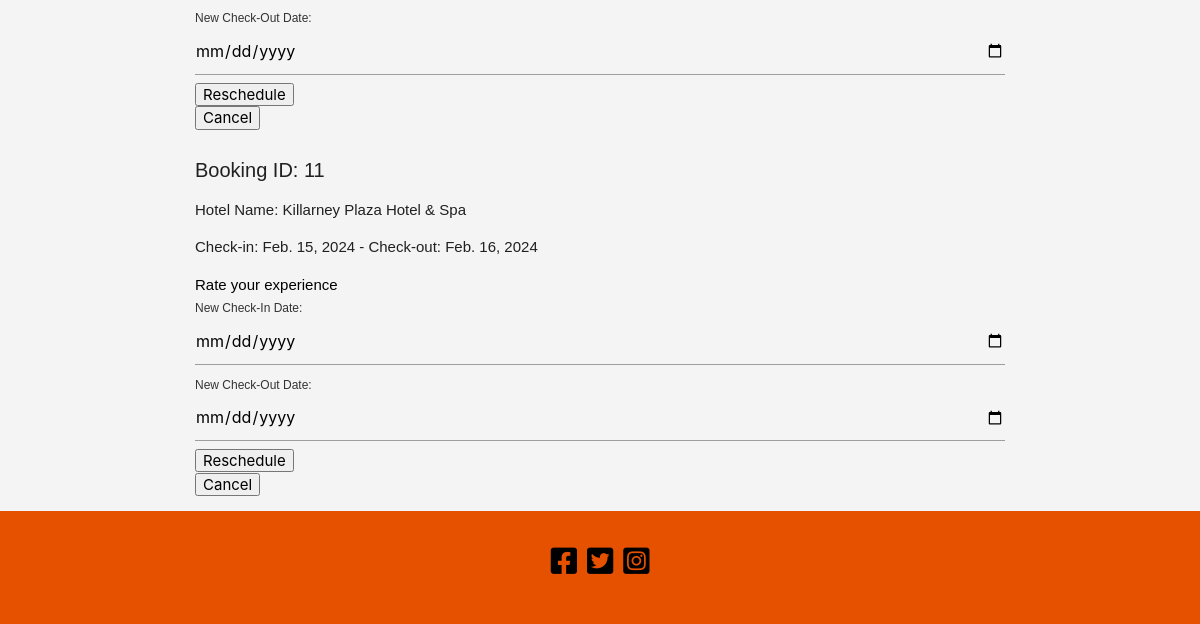
Before: /client/dashboard/ (signed in, lower part) with the older database file.
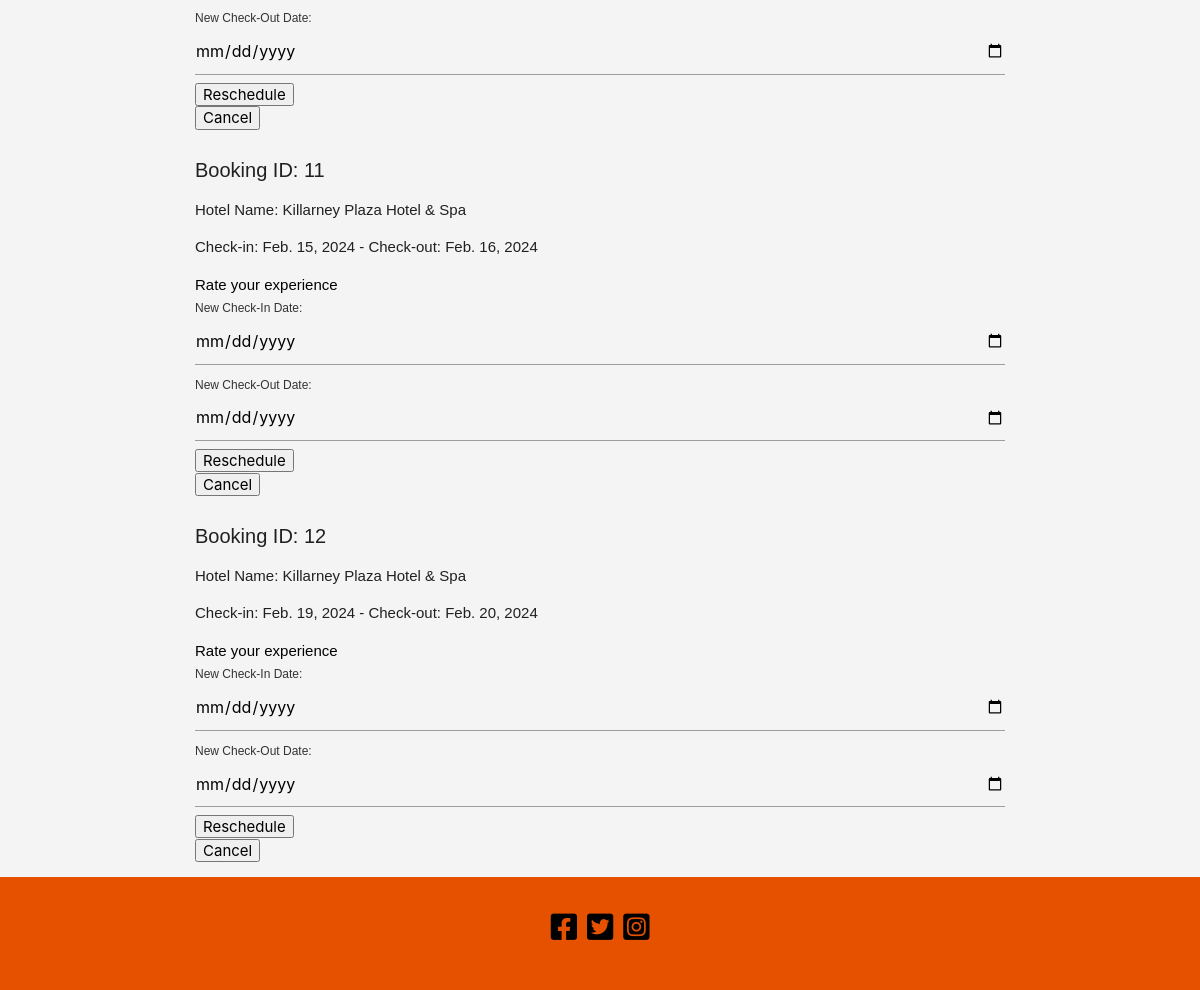
After: the same page with the newer database file.
### hotel_your_choice/models.py (models this page shows, shortened)
class Booking(models.Model):
    STATUS_ACTIVE = "active"
    STATUS_CANCELED = "canceled"
    STATUS_RESCHEDULED = "rescheduled"
    STATUS_CHOICES = [
        (STATUS_ACTIVE, "Booking Active"),
        (STATUS_CANCELED, "Booking Canceled"),
        (STATUS_RESCHEDULED, "Booking Rescheduled"),
    ]
    user = models.ForeignKey(get_user_model(), on_delete=models.CASCADE)
    hotel = models.ForeignKey(Hotel, on_delete=models.CASCADE)
    check_in_date = models.DateField()
    check_out_date = models.DateField()
    guests = models.PositiveIntegerField()
    issued_date = models.DateField(auto_now_add=True)
    rating = models.PositiveIntegerField(null=True, blank=True)
    status = models.CharField(
        max_length=20, choices=STATUS_CHOICES, default=STATUS_ACTIVE
    )
    canceled_by = models.ForeignKey(
        get_user_model(),
        on_delete=models.SET_NULL,
        null=True,
        blank=True,
        related_name="canceled_bookings",
    )
    original_booking = models.ForeignKey(
        "self", null=True, blank=True, on_delete=models.SET_NULL
    )

class Hotel(models.Model):
    name = models.CharField(max_length=255)
    description = models.TextField()
    address = models.CharField(max_length=255)
    night_rate = models.DecimalField(
        max_digits=10, decimal_places=2, default=0.0
    )
    capacity = models.IntegerField(null=True, blank=True)
    room_number = models.IntegerField(null=True, blank=True)
    main_photo = CloudinaryField(
        "image", folder="hotel_your_choice/hotel_main_photos/"
    )
    other_photos = models.ManyToManyField(
        "Photo", related_name="hotel_photos", blank=True
    )
    amenities = models.CharField(max_length=255, blank=True, null=True)
    manager = models.ForeignKey(
        CustomUser, on_delete=models.CASCADE, related_name="hotels_as_manager"
    )
    rated_bookings = models.ManyToManyField(
        "hotel_your_choice.Booking", related_name="rated_hotels", blank=True
    )
    objects = HotelManager()
    class Meta:
        verbose_name_plural = "Hotels"

### hotel_your_choice/views.py (the view, shortened to what this page needs)
# urls.py: path("dashboard/", views.client_dashboard, name="client_dashboard"),
@login_required
def client_dashboard(request):
    active_and_rescheduled_bookings = Booking.objects.filter(
        user=request.user,
    ).exclude(status="canceled")
    context = {
        "bookings": active_and_rescheduled_bookings,
        "booking_form": YourBookingForm(),
    }
    return render(
        request, "hotel_your_choice/client/client_dashboard.html", context
    )

### hotel_your_choice/forms.py
class YourBookingForm(forms.ModelForm):
    class Meta:
        model = Booking
        fields = ['check_in_date', 'check_out_date', 'guests']
        widgets = {
            'check_in_date': forms.DateInput(attrs={'type': 'date'}),
            'check_out_date': forms.DateInput(attrs={'type': 'date'}),
        }
    def __init__(self, *args, **kwargs):
        super().__init__(*args, **kwargs)
        self.fields['check_in_date'].input_formats = ['%Y-%m-%d']
        self.fields['check_out_date'].input_formats = ['%Y-%m-%d']

### hotel_your_choice/templates/hotel_your_choice/client/client_dashboard.html (shortened to what this page needs)
{% extends 'base_generic.html' %}
{% load static %}
{% block content %}
{% for booking in bookings %}
<div>
    <h3>Booking ID: {{ booking.id }}</h3>
    <p>Hotel Name: {{ booking.hotel.name }}</p>
    <p>Check-in: {{ booking.check_in_date }} - Check-out: {{ booking.check_out_date }}</p>
    <a href="{% url 'hotel_your_choice:rate_experience' booking.id %}" class="black-text underline">Rate your experience</a>
    <form method="post" action="{% url 'hotel_your_choice:client_dashboard' %}">
    <label for="newCheckInDate" style="color: #333;">New Check-In Date:</label>
    <input type="date" id="newCheckInDate" name="new_check_in_date" data-input>
    <label for="newCheckOutDate" style="color: #333;">New Check-Out Date:</label>
    <input type="date" id="newCheckOutDate" name="new_check_out_date" data-input>
    <button type="submit" onclick="reloadPage()">Reschedule</button>
    </form>
    <form method="post" action="{% url 'hotel_your_choice:client_dashboard' %}">
        <button type="submit" onclick="reloadPage()">Cancel</button>
    </form>
</div>
{% endfor %}
{% endblock %}

Changed rows visible on the page:
added Booking: id "12", hotel.name "Killarney Plaza Hotel & Spa", check_in_date "Feb. 19, 2024", check_out_date "Feb. 20, 2024"
